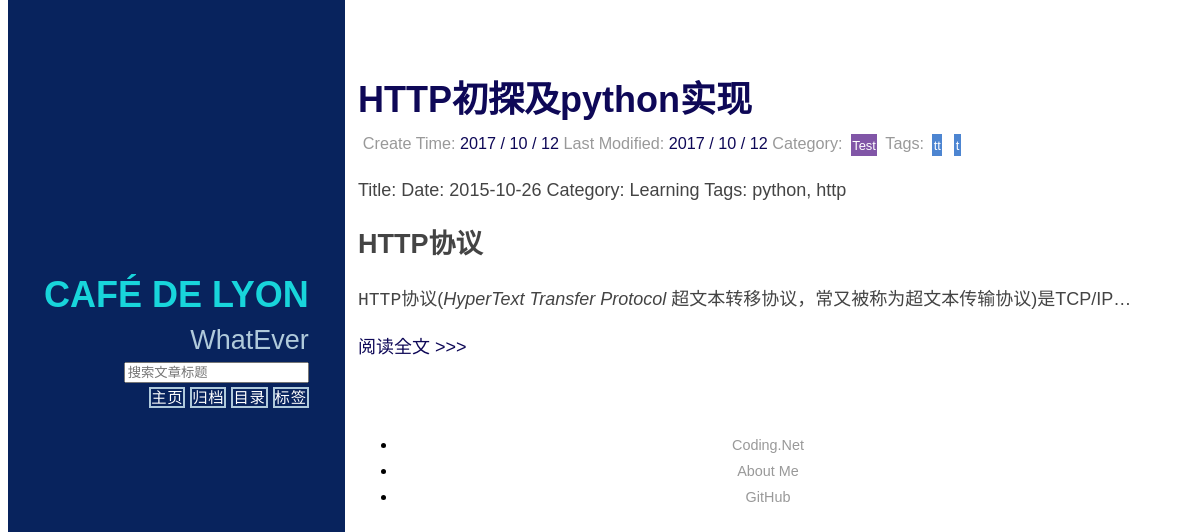
The page /tag/1/ on the database as committed earlier.
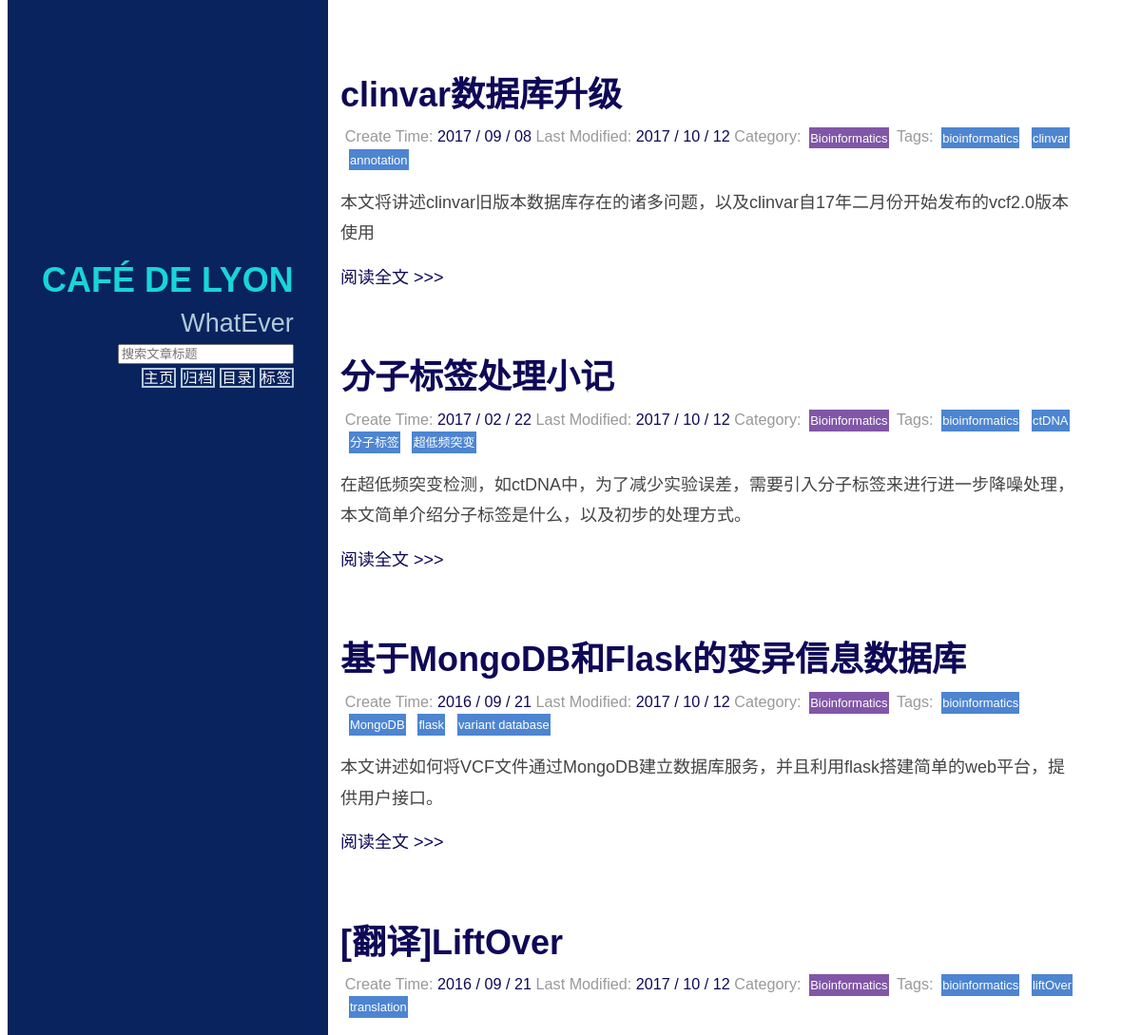
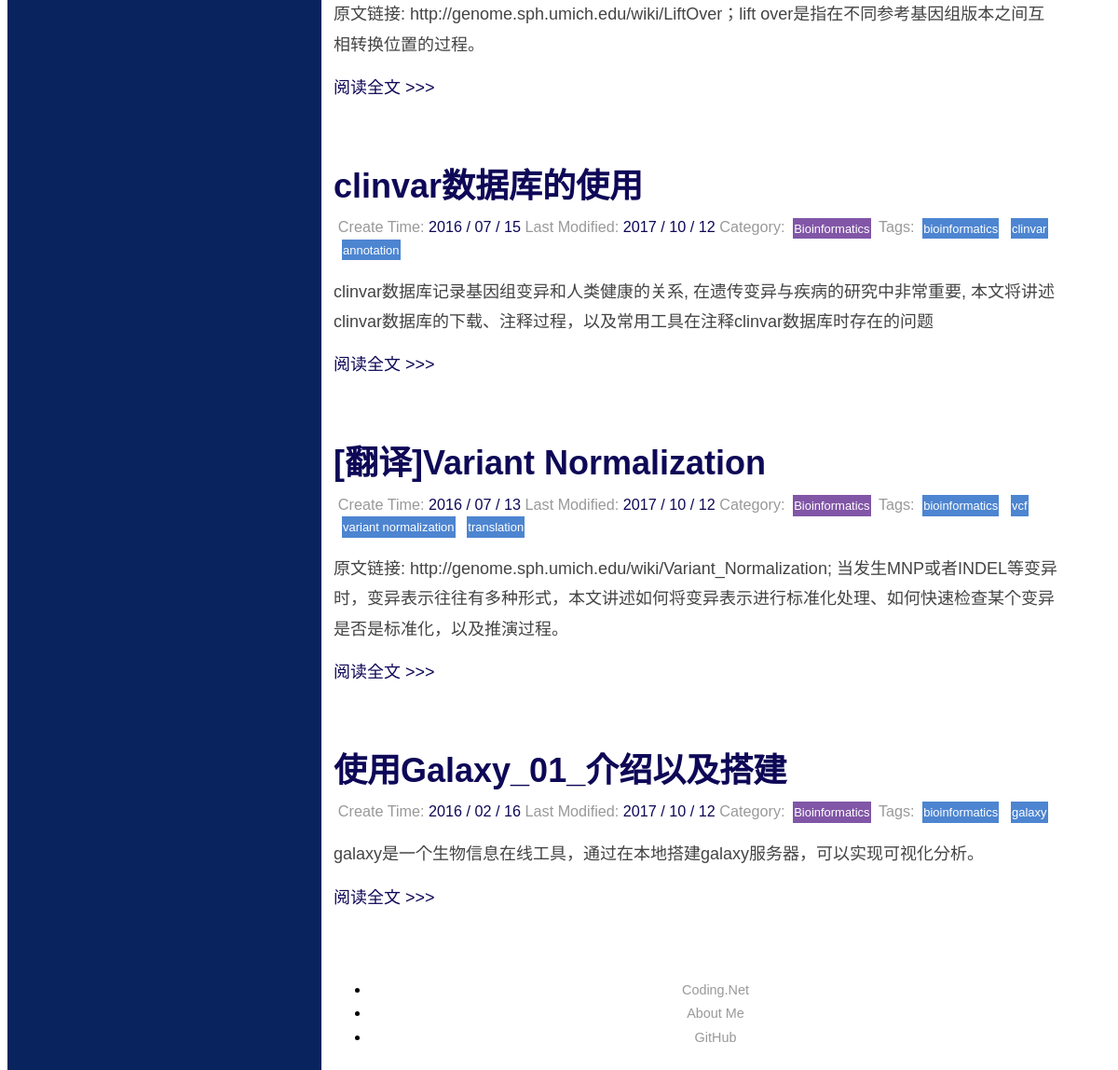
The same page on the database as committed later (2 pictures, top to bottom).
### blog1/models.py (models this page shows, shortened)
class Article(models.Model):
    title = models.CharField(max_length=70)
    content = models.TextField(blank=None, null=True)
    created_time = models.DateTimeField()
    modified_time = models.DateTimeField()
    abstract = models.TextField(blank=True, null=True)
    category = models.ForeignKey(Category)
    tags = models.ManyToManyField(Tag, blank=True)
    author = models.ForeignKey(User, blank=None, null=True)
    count_read = models.IntegerField(default=0)
    count_comment = models.IntegerField(default=0)
    class Meta:
        ordering = ['-created_time']

class Category(models.Model):
    name = models.CharField(max_length=100)
    def __str__(self):
        return self.name

class Tag(models.Model):
    name = models.CharField(max_length=100)
    def __str__(self):
        return self.name

### blog1/views.py (the view)
# urls.py: url(r'^tag/(?P<tag_id>\d+)/$', views.search_tag, name='search_tag'),
def search_tag(request, tag_id):
    print(tag_id)
    post_list = get_list_or_404(Article, tags__id=int(tag_id))
    return render(request, 'tag.html', {'post_list': post_list})

### blog1/templatetags/custom_markdown.py (called while the page is built)
@register.filter(is_safe=True)  # 注册template filter
@stringfilter  # 希望字符串作为参数
def custom_markdown(value):
    return mark_safe(markdown.markdown(value,
                                       extensions=['markdown.extensions.fenced_code',
                                                   'markdown.extensions.codehilite'],
                                       safe_mode=True,
                                       enable_attributes=False))

### templates/tag.html (shortened to what this page needs)
{% extends "base.html" %}
{% load custom_markdown %}
{% block content %}
    <div class="posts">
        {% for post in post_list %}
            <section class="post">
                {% include 'post_header_simple.html' %}
                {% include 'post_abstract.html' %}
            </section>
        {% endfor %}
    </div>
{% endblock %}

### templates/post_header_simple.html
<header class="post-header">
    <h2 class="post-title"><a href="{% url "detail" post_id=post.id %}">{{ post.title }}</a></h2>
    <p class="post-meta">
        Create Time: <a class="post-author" href="#">{{ post.created_time |date:"Y / m / d" }}</a>
        Last Modified: <a class="post-author" href="#">{{ post.modified_time |date:"Y / m / d" }}</a>
        Category: <a class="post-category post-category-yui"
                     href="{% url 'search_category' category_id=post.category.id %}">{{ post.category }}</a>
        Tags:
        {% for tag in post.tags.all %}
            <a class="post-category post-category-pure"
               href="{% url 'search_tag' tag_id=tag.id %}">{{ tag }}</a>
        {% endfor %}
    </p>
</header>

### templates/post_abstract.html
{% load custom_markdown %}
<div class="post-description">
    {% if post.abstract %}
        <p>
            {{ post.abstract | custom_markdown }}
        </p>
    {% else %}
        <p>
            {{ post.content | truncatechars:150 | custom_markdown }}
        </p>
    {% endif %}
</div>
<a class="pure-button" href="{% url "detail" post_id=post.id %}">阅读全文 >>> </a>

Rows that differ between the two databases and show on the page:
removed Article: title "HTTP初探及python实现", created_time "2017 / 10 / 12", modified_time "2017 / 10 / 12", category "Test", content|custom_markdown "Title: Date: 2015-10-26 Category: Learning Tags: python, http HTTP协议 HTTP 协议( HyperText Transfer Protocol 超文本转移协议，常又被称为超文本传输协议)是TCP/IP…", Tag (name "tt"), Tag (name "t")
added Article: title "clinvar数据库升级", created_time "2017 / 09 / 08", modified_time "2017 / 10 / 12", category "Bioinformatics", abstract|custom_markdown "本文将讲述clinvar旧版本数据库存在的诸多问题，以及clinvar自17年二月份开始发布的vcf2.0版本使用", Tag (name "bioinformatics"), Tag (name "clinvar")
added Tag: name "annotation"
added Article: title "分子标签处理小记", created_time "2017 / 02 / 22", modified_time "2017 / 10 / 12", category "Bioinformatics", abstract|custom_markdown "在超低频突变检测，如ctDNA中，为了减少实验误差，需要引入分子标签来进行进一步降噪处理，本文简单介绍分子标签是什么，以及初步的处理方式。", Tag (name "bioinformatics")
added Tag: name "ctDNA", shown under "分子标签处理小记"
added Tag: name "分子标签", shown under "分子标签处理小记"
added Tag: name "超低频突变", shown under "分子标签处理小记"
added Article: title "基于MongoDB和Flask的变异信息数据库", created_time "2016 / 09 / 21", modified_time "2017 / 10 / 12", category "Bioinformatics", abstract|custom_markdown "本文讲述如何将VCF文件通过MongoDB建立数据库服务，并且利用flask搭建简单的web平台，提供用户接口。", Tag (name "bioinformatics")
added Tag: name "MongoDB", shown under "基于MongoDB和Flask的变异信息数据库"
added Tag: name "flask", shown under "基于MongoDB和Flask的变异信息数据库"
added Tag: name "variant database", shown under "基于MongoDB和Flask的变异信息数据库"
added Article: title "[翻译]LiftOver", created_time "2016 / 09 / 21", modified_time "2017 / 10 / 12", category "Bioinformatics", abstract|custom_markdown "原文链接: http://genome.sph.umich.edu/wiki/LiftOver；lift over是指在不同参考基因组版本之间互相转换位置的过程。", Tag (name "bioinformatics")
added Tag: name "liftOver", shown under "[翻译]LiftOver"
added Tag: name "translation"
added Article: title "clinvar数据库的使用", created_time "2016 / 07 / 15", modified_time "2017 / 10 / 12", category "Bioinformatics", abstract|custom_markdown "clinvar数据库记录基因组变异和人类健康的关系, 在遗传变异与疾病的研究中非常重要, 本文将讲述clinvar数据库的下载、注释过程，以及常用工具在注释clinvar数据库时存在的问题", Tag (name "bioinformatics"), Tag (name "clinvar")
added Article: title "[翻译]Variant Normalization", created_time "2016 / 07 / 13", modified_time "2017 / 10 / 12", category "Bioinformatics", abstract|custom_markdown "原文链接: http://genome.sph.umich.edu/wiki/Variant_Normalization; 当发生MNP或者INDEL等变异时，变异表示往往有多种形式，本文讲述如何将变异表示进行标准化处理、如何快速检查某个变异是否是标准化，以及推演过程。", Tag (name "bioinformatics")
added Tag: name "vcf", shown under "[翻译]Variant Normalization"
added Tag: name "variant normalization", shown under "[翻译]Variant Normalization"
added Article: title "使用Galaxy_01_介绍以及搭建", created_time "2016 / 02 / 16", modified_time "2017 / 10 / 12", category "Bioinformatics", abstract|custom_markdown "galaxy是一个生物信息在线工具，通过在本地搭建galaxy服务器，可以实现可视化分析。", Tag (name "bioinformatics")
added Tag: name "galaxy", shown under "使用Galaxy_01_介绍以及搭建"
